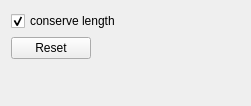
<ui version="4.0" >
 <class>HumanBodyToolOptions</class>
 <widget class="QWidget" name="HumanBodyToolOptions" >
  <property name="geometry" >
   <rect>
    <x>0</x>
    <y>0</y>
    <width>251</width>
    <height>106</height>
   </rect>
  </property>
  <property name="windowTitle" >
   <string>Form</string>
  </property>
  <layout class="QGridLayout" >
   <item row="0" column="0" colspan="2" >
    <widget class="QCheckBox" name="keepLength" >
     <property name="text" >
      <string>conserve length</string>
     </property>
     <property name="checked" >
      <bool>true</bool>
     </property>
    </widget>
   </item>
   <item row="1" column="0" >
    <widget class="QPushButton" name="reset" >
     <property name="text" >
      <string>Reset</string>
     </property>
    </widget>
   </item>
   <item row="1" column="1" >
    <spacer>
     <property name="orientation" >
      <enum>Qt::Horizontal</enum>
     </property>
     <property name="sizeHint" >
      <size>
       <width>40</width>
       <height>20</height>
      </size>
     </property>
    </spacer>
   </item>
   <item row="2" column="0" >
    <spacer>
     <property name="orientation" >
      <enum>Qt::Vertical</enum>
     </property>
     <property name="sizeHint" >
      <size>
       <width>20</width>
       <height>40</height>
      </size>
     </property>
    </spacer>
   </item>
  </layout>
 </widget>
 <resources/>
 <connections/>
</ui>
